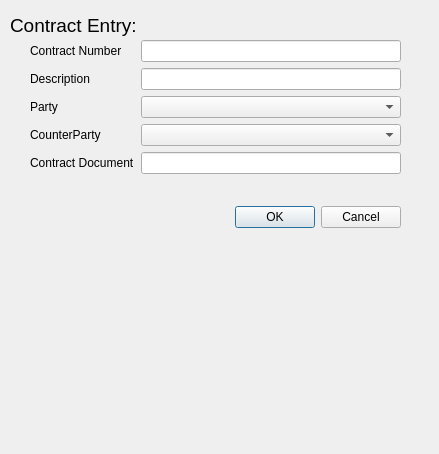
<?xml version="1.0" encoding="UTF-8"?>
<ui version="4.0">
 <class>ContractForm</class>
 <widget class="QWidget" name="ContractForm">
  <property name="geometry">
   <rect>
    <x>0</x>
    <y>0</y>
    <width>439</width>
    <height>454</height>
   </rect>
  </property>
  <property name="windowTitle">
   <string>Form</string>
  </property>
  <widget class="QWidget" name="contract_form_Widget" native="true">
   <property name="geometry">
    <rect>
     <x>30</x>
     <y>40</y>
     <width>371</width>
     <height>561</height>
    </rect>
   </property>
   <layout class="QFormLayout" name="formLayout">
    <item row="0" column="0">
     <widget class="QLabel" name="contract_number_Label">
      <property name="text">
       <string>Contract Number</string>
      </property>
     </widget>
    </item>
    <item row="0" column="1">
     <widget class="QLineEdit" name="contract_number_LineEdit"/>
    </item>
    <item row="1" column="0">
     <widget class="QLabel" name="label_3">
      <property name="text">
       <string>Description</string>
      </property>
     </widget>
    </item>
    <item row="1" column="1">
     <widget class="QLineEdit" name="contract_description_LineEdit"/>
    </item>
    <item row="3" column="0">
     <widget class="QLabel" name="label_4">
      <property name="text">
       <string>Party</string>
      </property>
     </widget>
    </item>
    <item row="3" column="1">
     <widget class="QComboBox" name="contract_party_comboBox"/>
    </item>
    <item row="6" column="0">
     <widget class="QLabel" name="label_8">
      <property name="text">
       <string>CounterParty</string>
      </property>
     </widget>
    </item>
    <item row="6" column="1">
     <widget class="QComboBox" name="contract_counterparty_comboBox"/>
    </item>
    <item row="9" column="0">
     <widget class="QLabel" name="label_5">
      <property name="text">
       <string>Contract Document</string>
      </property>
     </widget>
    </item>
    <item row="9" column="1">
     <widget class="QLineEdit" name="contract_document_LineEdit"/>
    </item>
    <item row="16" column="0" colspan="2">
     <widget class="QDialogButtonBox" name="contract_buttonBox">
      <property name="standardButtons">
       <set>QDialogButtonBox::Cancel|QDialogButtonBox::Ok</set>
      </property>
     </widget>
    </item>
    <item row="17" column="0" colspan="2">
     <widget class="QLabel" name="contract_bottem_Label">
      <property name="font">
       <font>
        <pointsize>14</pointsize>
       </font>
      </property>
      <property name="text">
       <string/>
      </property>
     </widget>
    </item>
    <item row="10" column="0" colspan="2">
     <spacer name="horizontalSpacer">
      <property name="orientation">
       <enum>Qt::Horizontal</enum>
      </property>
      <property name="sizeHint" stdset="0">
       <size>
        <width>40</width>
        <height>20</height>
       </size>
      </property>
     </spacer>
    </item>
   </layout>
  </widget>
  <widget class="QLabel" name="contract_form_Label">
   <property name="geometry">
    <rect>
     <x>10</x>
     <y>10</y>
     <width>361</width>
     <height>31</height>
    </rect>
   </property>
   <property name="font">
    <font>
     <pointsize>14</pointsize>
    </font>
   </property>
   <property name="text">
    <string>Contract Entry:</string>
   </property>
  </widget>
 </widget>
 <tabstops>
  <tabstop>contract_number_LineEdit</tabstop>
  <tabstop>contract_description_LineEdit</tabstop>
 </tabstops>
 <resources/>
 <connections/>
</ui>
